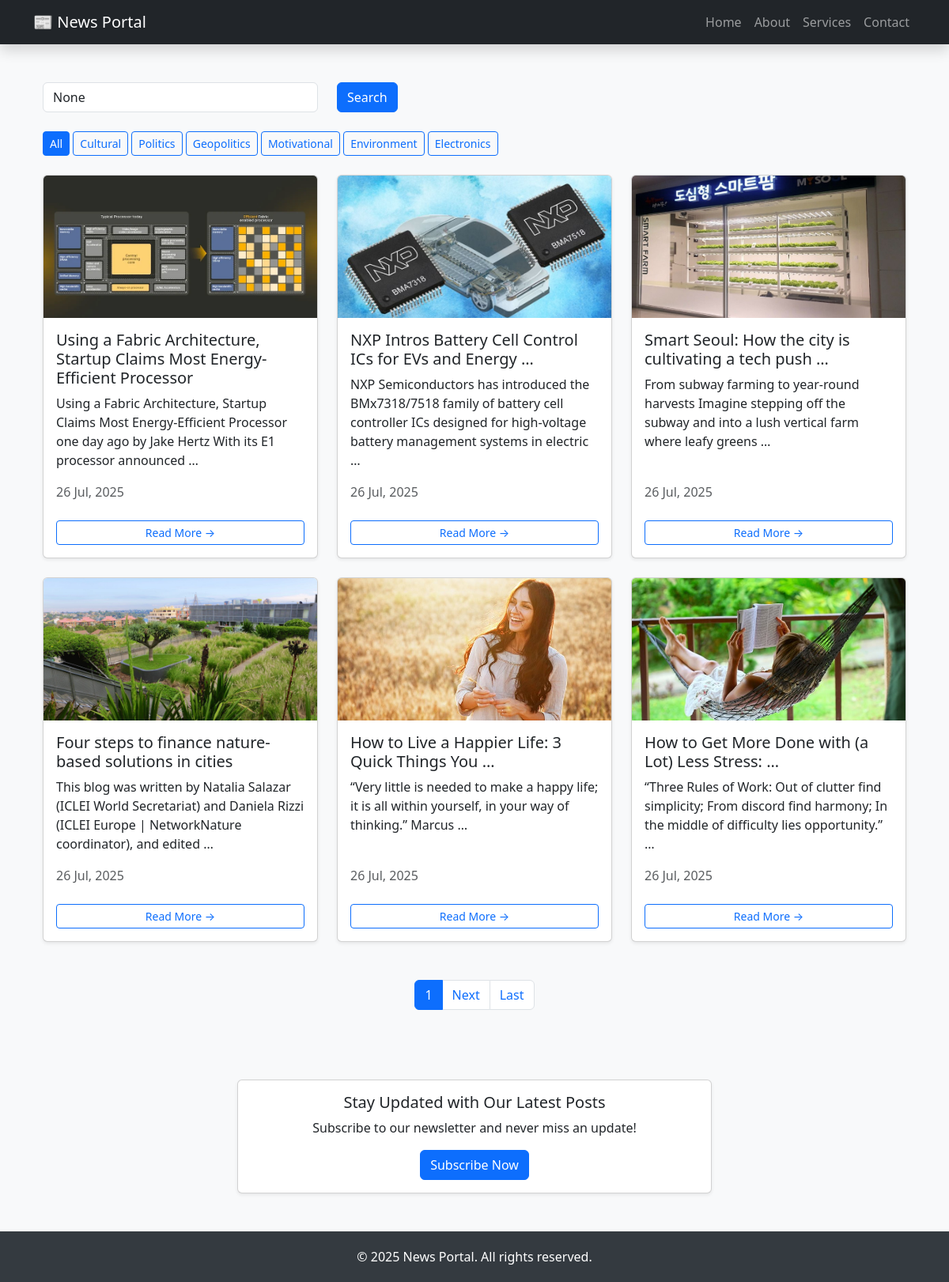
The page / on the database its author committed.
### blog/models.py (models this page shows, shortened)
class Category(models.Model):
    name = models.CharField(max_length=100)

class Post(models.Model):
    title = models.CharField(max_length=200)
    image = models.ImageField(upload_to='post_images/', null=True, blank=True)
    content = models.TextField()
    date_posted = models.DateTimeField(auto_now_add=True)
    category = models.ForeignKey('Category', on_delete=models.CASCADE)

### blog/views.py (the view)
# urls.py: path('', views.home, name='home'),
def home(request):
    category_name = request.GET.get('category')
    query = request.GET.get('q')
    posts = Post.objects.all()
    if category_name:
        posts = posts.filter(category__name__iexact=category_name)
    if query:
        posts = posts.filter(Q(title__icontains=query) | Q(content__icontains=query))
    paginator = Paginator(posts.order_by('-date_posted'), 6)  # 6 posts per page
    page = request.GET.get('page')
    posts = paginator.get_page(page)
    categories = Category.objects.all()
    return render(request, 'blog/home.html', {
        'posts': posts,
        'categories': categories,
        'selected_category': category_name,
        'query': query
    })

### templates/blog/home.html (shortened to what this page needs)
{% extends 'blog/base.html' %}
{% block content %}
<div class="container mt-4">
    <form method="get" class="row mb-4">
        <div class="col-md-4">
            <input type="text" name="q" value="{{ query }}" class="form-control" placeholder="Search...">
        </div>
        <div class="col-md-2">
            <button type="submit" class="btn btn-primary">Search</button>
        </div>
    </form>
    <div class="mb-4">
        <a href="{% url 'home' %}" class="btn btn-sm {% if not selected_category %}btn-primary{% else %}btn-outline-primary{% endif %}">All</a>
        {% for category in categories %}
            <a href="?category={{ category.name }}" class="btn btn-sm {% if selected_category == category.name %}btn-primary{% else %}btn-outline-primary{% endif %}">
                {{ category.name }}
            </a>
        {% endfor %}
    </div>
    <div class="row">
        {% for post in posts %}
        <div class="col-md-4 mb-4">
            <div class="card h-100 shadow-sm">
                {% if post.image %}
                    <img src="{{ post.image.url }}" class="card-img-top" alt="{{ post.title }}" style="max-height: 180px; object-fit: cover;">
                {% endif %}
                <div class="card-body d-flex flex-column">
                    <h5 class="card-title">{{ post.title|truncatewords:10 }}</h5>
                    <p class="card-text">{{ post.content|truncatewords:20 }}</p>
                    <p class="text-muted mt-auto">{{ post.date_posted|date:"d M, Y" }}</p>
                    <a href="{% url 'post_detail' post.id %}" class="btn btn-sm btn-outline-primary mt-2">Read More →</a>
                </div>
            </div>
        </div>
        {% empty %}
        <div class="col-12">
            <p>No posts available.</p>
        </div>
        {% endfor %}
    </div>
    <div class="mt-4 text-center">
        <nav aria-label="Page navigation">
            <ul class="pagination justify-content-center">
                <li class="page-item active">
                    <a class="page-link">{{ posts.number }}</a>
                </li>
                {% if posts.has_next %}
                    <li class="page-item">
                        <a class="page-link" href="?page={{ posts.next_page_number }}{% if selected_category %}&category={{ selected_category }}{% endif %}{% if query %}&q={{ query }}{% endif %}">Next</a>
                    </li>
                    <li class="page-item">
                        <a class="page-link" href="?page={{ posts.paginator.num_pages }}{% if selected_category %}&category={{ selected_category }}{% endif %}{% if query %}&q={{ query }}{% endif %}">Last</a>
                    </li>
                {% endif %}
            </ul>
        </nav>
    </div>
</div>
{% endblock %}

### templates/blog/base.html (shortened to what this page needs)
<!DOCTYPE html>
<html lang="en">
<head>
  <link href="https://cdn.jsdelivr.net/npm/bootstrap@5.3.0/dist/css/bootstrap.min.css" rel="stylesheet">
  <link href="https://cdn.jsdelivr.net/npm/bootstrap-icons@1.10.5/font/bootstrap-icons.css" rel="stylesheet">
</head>
<body>
  <nav class="navbar navbar-expand-lg navbar-dark bg-dark shadow">
    <div class="container">
      <a class="navbar-brand" href="/">📰 News Portal</a>
      <div class="collapse navbar-collapse" id="navbarNav">
        <ul class="navbar-nav ms-auto">
          <li class="nav-item"><a class="nav-link" href="/">Home</a></li>
          <li class="nav-item"><a class="nav-link" href="/about/">About</a></li>
          <li class="nav-item"><a class="nav-link" href="/services/">Services</a></li>
          <li class="nav-item"><a class="nav-link" href="/contact/">Contact</a></li>
        </ul>
      </div>
    </div>
  </nav>
  <div class="container py-4">
    {% block content %}{% endblock %}
  </div>
  <div class="container my-5">
    <div class="card shadow-sm mx-auto" style="max-width: 600px;">
      <div class="card-body text-center">
        <h5 class="card-title">Stay Updated with Our Latest Posts</h5>
        <p class="card-text">Subscribe to our newsletter and never miss an update!</p>
        <a href="{% url 'subscribe' %}" class="btn btn-primary">Subscribe Now</a>
      </div>
    </div>
  </div>
  <footer class="text-center">
    <div class="container">
      <p class="mb-0">&copy; 2025 News Portal. All rights reserved.</p>
    </div>
  </footer>
</body>
</html>

### templates/blog/base.html (style rules this page uses)
body { background-color: #f8f9fa; }
footer { background-color: #343a40; color: white; padding: 20px 0; margin-top: 40px; }

### rows shown on the page
Category: name "Cultural"
Category: name "Politics"
Category: name "Geopolitics"
Category: name "Motivational"
Category: name "Environment"
Category: name "Electronics"
Post: image (picture), title "Using a Fabric Architecture, Startup Claims Most Energy-Efficient Processor", content "Using a Fabric Architecture, Startup Claims Most Energy-Efficient Processor one day ago by Jake Hertz With its E1 processor announced …", date_posted "26 Jul, 2025"
Post: image (picture), title "NXP Intros Battery Cell Control ICs for EVs and Energy …", content "NXP Semiconductors has introduced the BMx7318/7518 family of battery cell controller ICs designed for high-voltage battery management systems in electric …", date_posted "26 Jul, 2025"
Post: image (picture), title "Smart Seoul: How the city is cultivating a tech push …", content "From subway farming to year-round harvests Imagine stepping off the subway and into a lush vertical farm where leafy greens …", date_posted "26 Jul, 2025"
Post: image (picture), title "Four steps to finance nature-based solutions in cities", content "This blog was written by Natalia Salazar (ICLEI World Secretariat) and Daniela Rizzi (ICLEI Europe | NetworkNature coordinator), and edited …", date_posted "26 Jul, 2025"
Post: image (picture), title "How to Live a Happier Life: 3 Quick Things You …", content "“Very little is needed to make a happy life; it is all within yourself, in your way of thinking.” Marcus …", date_posted "26 Jul, 2025"
Post: image (picture), title "How to Get More Done with (a Lot) Less Stress: …", content "“Three Rules of Work: Out of clutter find simplicity; From discord find harmony; In the middle of difficulty lies opportunity.” …", date_posted "26 Jul, 2025"

### other values the page prints
{{ posts.number }} "1"
